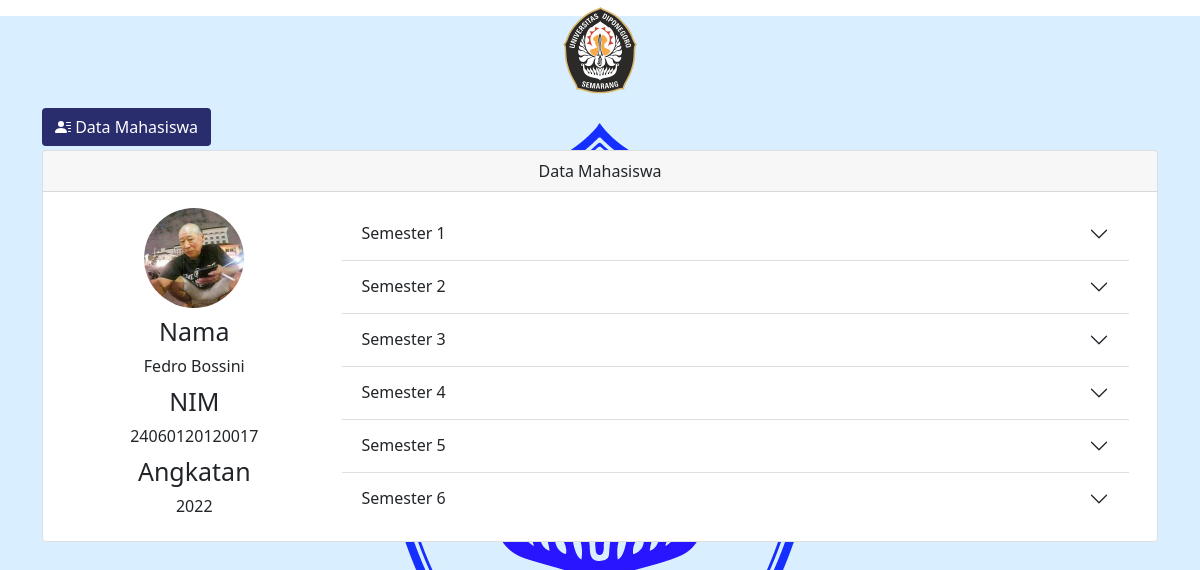
Screenshot of /Dosen/datamahasiswa.php?NIM=24060120120017 (signed in) with the database file from the repository.
### tables this page shows
CREATE TABLE `mahasiswa` (
  `NIM` bigint(200) NOT NULL,
  `nama_mhs` varchar(50) NOT NULL,
  `no_hp_mhs` varchar(15) NOT NULL,
  `angkatan` varchar(4) NOT NULL,
  `jalur_masuk` varchar(10) NOT NULL,
  `email_mhs` varchar(50) NOT NULL,
  `password_mhs` varchar(20) NOT NULL,
  `alamat_mhs` varchar(100) NOT NULL,
  `status_mhs` varchar(15) NOT NULL,
  `foto_profil` varchar(100) NOT NULL
);

### Dosen/datamahasiswa.php (the view, shortened to what this page needs)
<?php
require '../db_connect.php';
if (isset($_GET['NIM'])) {
    $nimmhs = $_GET['NIM'];
}
$sql = mysqli_query($koneksi, "SELECT * FROM mahasiswa WHERE NIM='$nimmhs'");
$result = mysqli_fetch_array($sql);
?>
<!DOCTYPE html>
<html lang="en">
<head>
    <link rel="stylesheet" href="https://stackpath.bootstrapcdn.com/bootstrap/5.0.0-alpha2/css/bootstrap.min.css">
    <link href="https://cdn.jsdelivr.net/npm/bootstrap@5.0.2/dist/css/bootstrap.min.css" rel="stylesheet">
</head>
<body>
    <div class="foto text-center">
        <img src="logoundip.png" alt="" class=" logo" width="100px">
    </div>
    <section class="p-1 my-container ">
        <div class="container m-p-0">
            <button class="btn my-1 font-weight-bold" id="menu-btn"> Data Mahasiswa
            </button>
            <div class="card">
                <div class="card-header text-center font-weight-bold">Data Mahasiswa</div>
                <div class="card-body text-center">
                    <div class="container text-center">
                        <div class="row">
                            <div class="col-sm-3">
                                <div class="profile text-center">
                                    <?php
                                    echo '<img src="profil/' . $result['foto_profil'] . '" alt="foto" width="100px" class="rounded-circle" />';
                                    ?>
                                </div>
                                <div class="keterangan">
                                    <h5 class="mt-2">Nama</h5>
                                    <?php
                                    echo $result['nama_mhs']
                                    ?>
                                    <h5 class="m-2">NIM</h5>
                                    <?php
                                    echo $result['NIM'];
                                    ?>
                                    <h5 class="m-2">Angkatan</h5>
                                    <?php
                                    echo $result['angkatan'];
                                    ?>
                                </div>
                            </div>
                            <div class="col-md">
                                <div class="accordion accordion-flush" id="accordionFlushExample">
                                    <div class="accordion-item">
                                        <h2 class="accordion-header" id="flush-headingOne">
                                            <button class="accordion-button collapsed" type="button" data-bs-toggle="collapse" data-bs-target="#flush-collapseOne" aria-expanded="false" aria-controls="flush-collapseOne">
                                                Semester 1
                                            </button>
                                        </h2>
                                    </div>
                                    <div class="accordion-item">
                                        <h2 class="accordion-header" id="flush-headingTwo">
                                            <button class="accordion-button collapsed" type="button" data-bs-toggle="collapse" data-bs-target="#flush-collapseTwo" aria-expanded="false" aria-controls="flush-collapseTwo">
                                                Semester 2
                                            </button>
                                        </h2>
                                    </div>
                                    <div class="accordion-item">
                                        <h2 class="accordion-header" id="flush-headingThree">
                                            <button class="accordion-button collapsed" type="button" data-bs-toggle="collapse" data-bs-target="#flush-collapseThree" aria-expanded="false" aria-controls="flush-collapseThree">
                                                Semester 3
                                            </button>
                                        </h2>
                                    </div>
                                    <div class="accordion-item">
                                        <h2 class="accordion-header" id="flush-headingFour">
                                            <button class="accordion-button collapsed" type="button" data-bs-toggle="collapse" data-bs-target="#flush-collapseFour" aria-expanded="false" aria-controls="flush-collapseFour">
                                                Semester 4
                                            </button>
                                        </h2>
                                    </div>
                                    <div class="accordion-item">
                                        <h2 class="accordion-header" id="flush-headingFive">
                                            <button class="accordion-button collapsed" type="button" data-bs-toggle="collapse" data-bs-target="#flush-collapseFive" aria-expanded="false" aria-controls="flush-collapseFive">
                                                Semester 5
                                            </button>
                                        </h2>
                                    </div>
                                    <div class="accordion-item">
                                        <h2 class="accordion-header" id="flush-headingSix">
                                            <button class="accordion-button collapsed" type="button" data-bs-toggle="collapse" data-bs-target="#flush-collapseSix" aria-expanded="false" aria-controls="flush-collapseSix">
                                                Semester 6
                                            </button>
                                        </h2>
                                    </div>
                                </div>
                            </div>
                        </div>
    </section>
</body>
</html>

### Dosen/datamahasiswa.php (style rules this page uses)
* { margin: 0; }
body { min-height: 100vh; background-image: url('dips.jpg'); background-repeat: no-repeat; background-attachment: fixed; background-position: center; }
.my-container { transition: 0.4s; }
h5 { font-size: 25px; }
#menu-btn { background-color: #292C6D; color: #fff; }

### rows the page displays
mahasiswa: foto_profil (picture), nama_mhs "Fedro Bossini", NIM "24060120120017", angkatan "2022"
